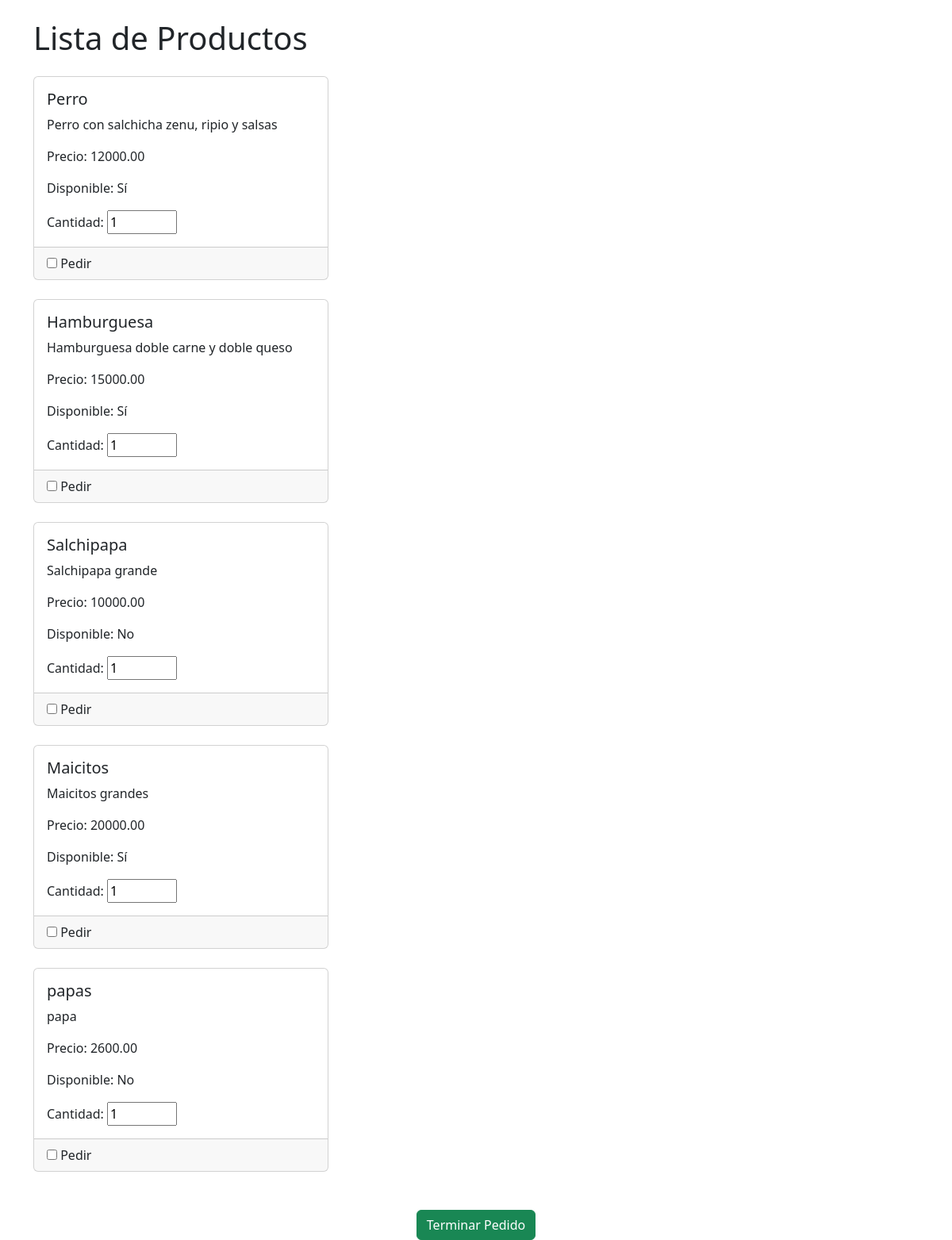
The page /verMesas/tomarPedido on the database its author committed.
### myapp/models.py (models this page shows)
class Producto(models.Model):
    idProducto = models.AutoField(primary_key=True)
    descripcion = models.CharField(max_length=100)
    disponible = models.BooleanField(default=True)
    precio = models.DecimalField(max_digits=10, decimal_places=2)
    nombre = models.CharField(max_length=50,default="")

### myapp/views.py (the view, shortened to what this page needs)
# urls.py: path('verMesas/tomarPedido', views.tomarPedido, name='tomarPedido'),
def tomarPedido(request):
    if request.method == "GET":
        productos = Producto.objects.all()
        return render(request, 'tomarPedido.html', {'Productos': productos})

### myapp/templates/tomarPedido.html (shortened to what this page needs)
<!DOCTYPE html>
<html lang="es">
<head>
    <link href="https://cdn.jsdelivr.net/npm/bootstrap@5.3.0-alpha1/dist/css/bootstrap.min.css" rel="stylesheet">
</head>
<body>
    <div class="container">
        <h1 class="my-4">Lista de Productos</h1>
        <div class="row">
            <form method="post" action="">
            {% for producto in Productos %}
                <div class="col-md-4 mb-4">
                    <div class="card">
                        <div class="card-body">
                            <h5 class="card-title">{{ producto.nombre }}</h5>
                            <p class="card-text">{{ producto.descripcion }}</p>
                            <p class="card-text">Precio: {{ producto.precio }}</p>
                            <p class="card-text">Disponible: {% if producto.disponible %} Sí {% else %} No {% endif %}</p>
                            <label for="cantidad{{ producto.id }}">Cantidad:</label>
                            <input type="number" id="cantidad" name="cantidad" value="1" min="1" max="10">
                        </div>
                        <div class="card-footer">
                            <input type="checkbox" id="producto" name="producto" value="">
                            <label for="producto">Pedir</label>
                        </div>
                    </div>
                </div>
            {% endfor %}
        </div>
        <div class="text-center mt-4">
                <button type="submit" class="btn btn-success">Terminar Pedido</button>
        </div>
    </div>
</body>
</html>

### rows shown on the page
Producto: nombre "Perro", descripcion "Perro con salchicha zenu, ripio y salsas", precio "12000.00", disponible "Sí"
Producto: nombre "Hamburguesa", descripcion "Hamburguesa doble carne y doble queso", precio "15000.00", disponible "Sí"
Producto: nombre "Salchipapa", descripcion "Salchipapa grande", precio "10000.00", disponible "No"
Producto: nombre "Maicitos", descripcion "Maicitos grandes", precio "20000.00", disponible "Sí"
Producto: nombre "papas", descripcion "papa", precio "2600.00", disponible "No"
